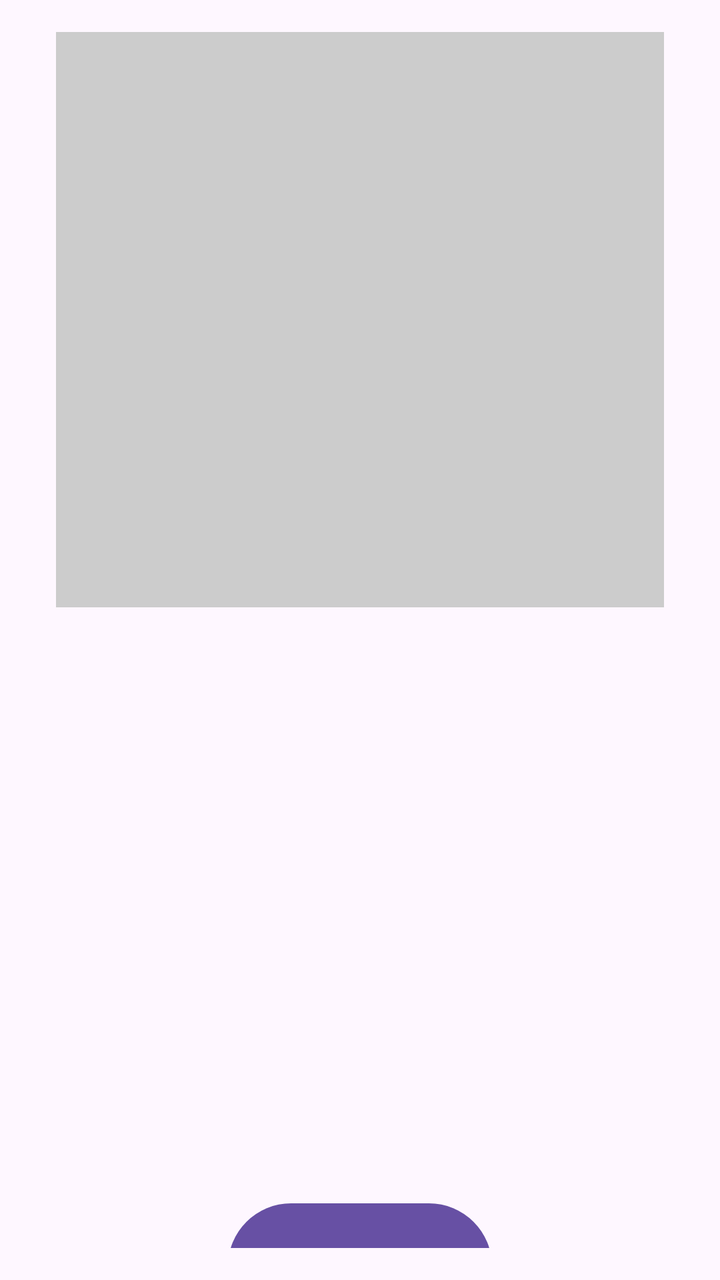
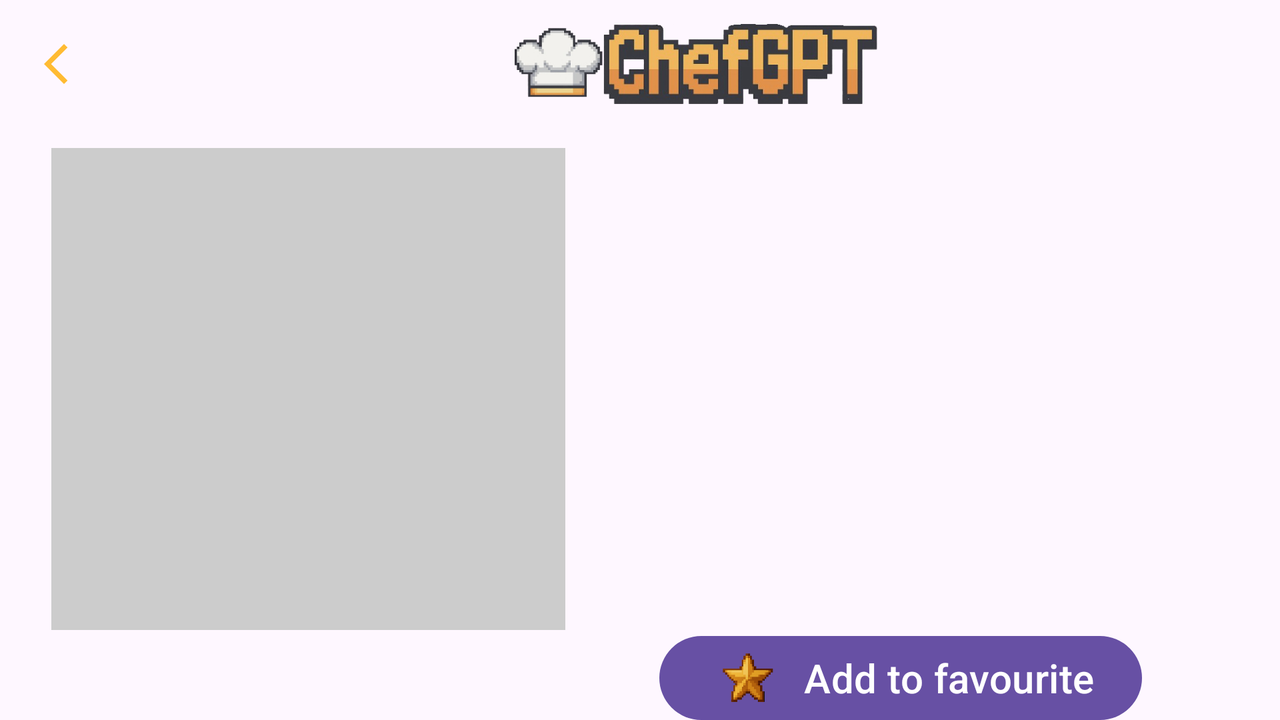

Compare how this app lays out the same screen by default and in its alternative resource folder. The renders come first, then the two layout files and the values they reference.
<!-- AndroidManifest.xml: application theme Theme.ChefGPT -->
<!-- res/layout/activity_reciperesult.xml -->
<?xml version="1.0" encoding="utf-8"?>
<LinearLayout xmlns:android="http://schemas.android.com/apk/res/android"
    xmlns:app="http://schemas.android.com/apk/res-auto"
    xmlns:tools="http://schemas.android.com/tools"
    android:layout_width="match_parent"
    android:layout_height="match_parent"
    android:gravity="center"
    android:orientation="vertical"
    android:padding="16dp">

    <ImageView
        android:id="@+id/imageView"
        android:layout_width="304dp"
        android:layout_height="300dp"
        android:layout_marginTop="32dp"
        android:background="#CCCCCC"
        android:scaleType="centerCrop" />


    <ScrollView
        android:id="@+id/scrollView"
        android:layout_width="match_parent"
        android:layout_height="294dp"
        android:padding="16dp">

        <TextView
            android:id="@+id/textRecipe"
            android:layout_width="match_parent"
            android:layout_height="wrap_content"
            android:lineSpacingExtra="8dp"
            android:textColor="#333"
            android:textSize="18sp" />

    </ScrollView>

    <Button
        android:id="@+id/addToFavourite"
        android:layout_width="wrap_content"
        android:layout_height="71dp"
        android:text="Favourite"
        android:textSize="20sp"
        app:icon="@drawable/stella"
        app:iconSize="40dp"
        app:iconTint="@null" />
</LinearLayout>
<!-- resources referenced by this layout -->
<resources>
  <style name="Theme.ChefGPT" parent="Base.Theme.ChefGPT" />
  <style name="Base.Theme.ChefGPT" parent="Theme.Material3.DayNight.NoActionBar">
          
          
      </style>
</resources>
<!-- res/layout-land/activity_reciperesult.xml (the repository's variant of the layout above) -->
<!-- drawn on the phone turned sideways -->
<?xml version="1.0" encoding="utf-8"?>
<androidx.constraintlayout.widget.ConstraintLayout xmlns:android="http://schemas.android.com/apk/res/android"
    xmlns:tools="http://schemas.android.com/tools"
    android:layout_width="match_parent"
    android:layout_height="match_parent"
    xmlns:app="http://schemas.android.com/apk/res-auto"
    android:orientation="horizontal">

    <include layout="@layout/toolbar"
        android:id="@+id/toolbar" />

    <ImageView
        android:id="@+id/imageView"
        android:layout_width="257dp"
        android:layout_height="241dp"
        android:background="#CCCCCC"
        android:scaleType="centerCrop"
        app:layout_constraintBottom_toBottomOf="parent"
        app:layout_constraintEnd_toEndOf="parent"
        app:layout_constraintHorizontal_bias="0.067"
        app:layout_constraintStart_toStartOf="parent"
        app:layout_constraintTop_toTopOf="parent"
        app:layout_constraintVertical_bias="0.623" />

    <ScrollView
        android:id="@+id/scrollView"
        android:layout_width="355dp"
        android:layout_height="250dp"
        android:layout_weight="5"
        android:padding="16dp"
        app:layout_constraintBottom_toBottomOf="parent"
        app:layout_constraintEnd_toEndOf="parent"
        app:layout_constraintHorizontal_bias="0.872"
        app:layout_constraintStart_toStartOf="parent"
        app:layout_constraintTop_toTopOf="parent"
        app:layout_constraintVertical_bias="0.587">

        <TextView
            android:id="@+id/textRecipe"
            android:layout_width="match_parent"
            android:layout_height="wrap_content"
            android:lineSpacingExtra="8dp"
            android:textSize="18sp" />
    </ScrollView>

    <Button
        android:id="@+id/addToFavourite"
        android:layout_width="wrap_content"
        android:layout_height="50dp"
        android:layout_weight="1"
        android:text="@string/AddToFavourite"
        android:textSize="20sp"
        app:icon="@drawable/star"
        app:iconSize="40dp"
        app:iconTint="@null"
        app:layout_constraintBottom_toBottomOf="parent"
        app:layout_constraintEnd_toEndOf="parent"
        app:layout_constraintHorizontal_bias="0.827"
        app:layout_constraintStart_toStartOf="parent"
        app:layout_constraintTop_toBottomOf="@+id/scrollView"
        app:layout_constraintVertical_bias="0.157" />

</androidx.constraintlayout.widget.ConstraintLayout>
<!-- res/layout/toolbar.xml (included above) -->
<?xml version="1.0" encoding="utf-8"?>
<androidx.appcompat.widget.Toolbar
    xmlns:android="http://schemas.android.com/apk/res/android"
    xmlns:app="http://schemas.android.com/apk/res-auto"
    android:id="@+id/toolbar"
    android:layout_width="match_parent"
    android:layout_height="?attr/actionBarSize"
    android:background="@android:color/transparent"
    app:navigationIcon="@drawable/back"
    android:elevation="0dp">

    <RelativeLayout
        android:layout_width="match_parent"
        android:layout_height="wrap_content"
        android:layout_alignParentEnd="true"
        android:padding="12dp">

        <ImageView
            android:id="@+id/imagelogo"
            android:layout_width="match_parent"
            android:layout_height="match_parent"
            app:srcCompat="@drawable/name" />

        <ImageButton
            android:id="@+id/settings"
            android:layout_width="48dp"
            android:layout_height="48dp"
            android:layout_alignParentTop="true"
            android:layout_alignParentEnd="true"
            app:tint="@android:color/holo_orange_light"
            android:background="?attr/selectableItemBackgroundBorderless"
            android:src="@drawable/settings" />

    </RelativeLayout>

</androidx.appcompat.widget.Toolbar>
<!-- resources referenced by the variant -->
<!-- as the phone turned sideways resolves them -->
<resources>
  <!-- drawable back (drawable) -->
  <vector xmlns:android="http://schemas.android.com/apk/res/android" android:height="24dp" android:tint="@android:color/holo_orange_light" android:viewportHeight="24" android:viewportWidth="24" android:width="24dp">
        
      <path android:fillColor="@android:color/white" android:pathData="M17.77,3.77l-1.77,-1.77l-10,10l10,10l1.77,-1.77l-8.23,-8.23z"/>
  
  </vector>
  <!-- drawable name: png bitmap (drawable, 80140 bytes) -->
  <!-- drawable star: png bitmap (drawable, 16905 bytes) -->
  <string name="AddToFavourite">Add to favourite</string>
  <style name="Theme.ChefGPT" parent="Base.Theme.ChefGPT" />
  <style name="Base.Theme.ChefGPT" parent="Theme.Material3.DayNight.NoActionBar">
          
          
      </style>
</resources>
